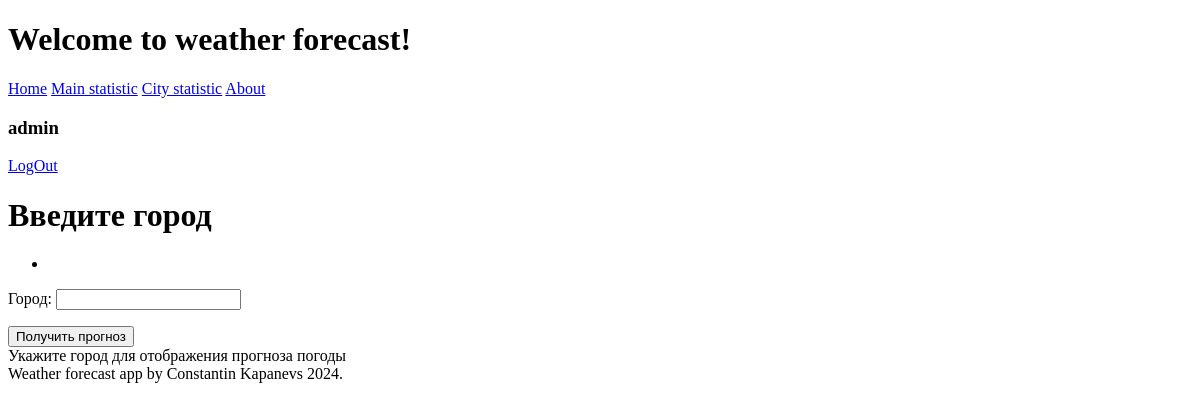
Before: / (signed in) with the older database file.
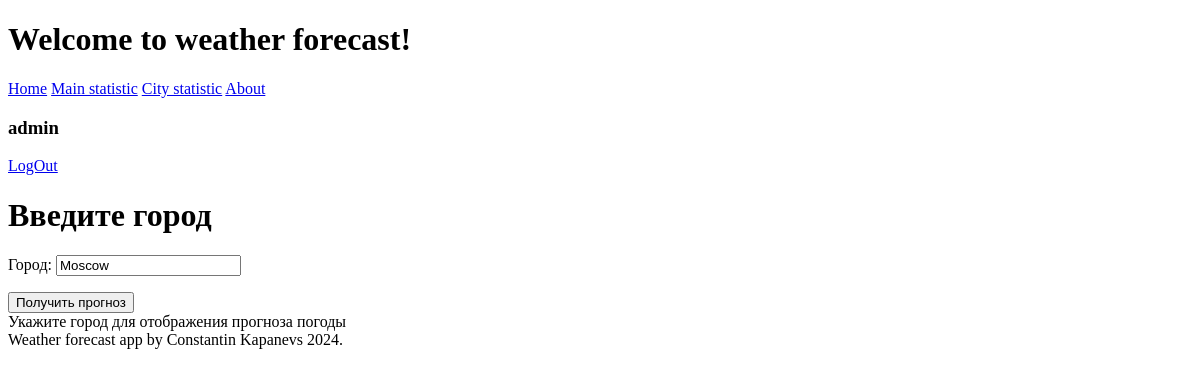
After: the same page with the newer database file.
### forecast/models.py (models this page shows, shortened)
class ForecastOrder(models.Model):
    user = models.ForeignKey(User, on_delete=models.CASCADE, verbose_name="Пользователь")
    city = models.CharField(max_length=128, verbose_name="Город")
    city_lat = models.FloatField(null=True, verbose_name="Широта")
    city_lon = models.FloatField(null=True, verbose_name="Долгота")
    created_at = models.DateTimeField(auto_now=True, verbose_name="Дата и время запроса")
    class Meta:
        ordering = ['-created_at']
        verbose_name = "Запрос прогноза"
        verbose_name_plural = "Запросы прогноза"

### forecast/views.py (the view, shortened to what this page needs)
# urls.py: path('', main, name='main'),
def main(request):
    try:
        user = User.objects.get(username=request.user)
        last_city = last_city_info(user)
    except Exception:
        last_city = ''
    form = ForecastOrderForm({'city': last_city})
    return render(request, 'main.html',
                  context={'form': form, 'title': 'Welcome to weather forecast!'})

### forecast/forms.py
class ForecastOrderForm(forms.Form):
    city = forms.CharField(label="Город",
                           min_length=2,
                           max_length=128,
                           error_messages={'required': ''}
                           )

### forecast/services.py (called while the page is built)
def last_city_info(user: str) -> str | None:
    result = ForecastOrder.objects.filter(user=user)
    if result:
        return result[0].city

### forecast/templates/forecast/main.html (shortened to what this page needs)
{% extends 'default.html' %}
{% block main %}
    {% if user.is_authenticated %}
    <h1 class="title">Введите город</h1>
    <form class="forecast-form" method="post">
        <div class="forecast-fields">
            {{ form.as_p }}
        </div>
        <button class="auth-btn" type="submit">Получить прогноз</button>
    </form>
    {% if city %}
    <h2 class="message-header">Прогноз погоды на {{ hour }}:00 в городе {{ city }}</h2>
    <h2 class="message-header">{{ temperature }} градусов по цельсию</h2>
    {% else%}
    <div class="message">Укажите город для отображения прогноза погоды</div>
    {% endif %}
    {% else%}
    <div class="message">Авторизуйтесь для запроса прогноза погоды</div>
    {% endif %}
{% endblock main %}

### templates/default.html (shortened to what this page needs)
<!DOCTYPE html>
<html lang="en">
{% load sass_tags %}
<head>
        <link href="{% sass_src 'css/styles.scss' %}"  rel="stylesheet" />
</head>
<body>
        <header class="header">
            {% block header %}
                {% include "header_component.html" %}
            {% endblock header %}
        </header>
        <main class="main">
            {% block main %}
            {% endblock main %}
        </main>
        <footer class="footer">
            {% block footer %}
                {% include 'footer_component.html' %}
            {% endblock footer %}
        </footer>
</body>
</html>

### templates/header_component.html
{% block title %}
    <h1 class="header-title">{{ title }}</h1>
{% endblock title %}
{% include "navbar_component.html" %}

### templates/navbar_component.html
<div class="navbar">
    <div class="main-nav">
        <a class="nav-link" href="{% url 'main' %}">Home</a>
        <a class="nav-link" href="{% url 'main_statistic' %}">Main statistic</a>
        <a class="nav-link" href="{% url 'city_statistic' %}">City statistic</a>
        <a class="nav-link" href="{% url 'about' %}">About</a>
    </div>
    {% if not user.is_authenticated %}
    <div class="auth-nav">
        <a class="nav-link" href="{% url 'signup' %}">Register</a>
        <a class="nav-link" href="{% url 'login' %}">LogIn</a>
    </div>
    {% else %}
    <div class="user-nav">
        <h3 class="username">{{user.username}}</h3>
        <a class="nav-link" href="{% url 'logout' %}">LogOut</a>
    </div>
    {% endif %}
</div>

### templates/footer_component.html
<div>Weather forecast app by Constantin Kapanevs 2024.</div>

Changed rows visible on the page:
added ForecastOrder: city "Moscow"
